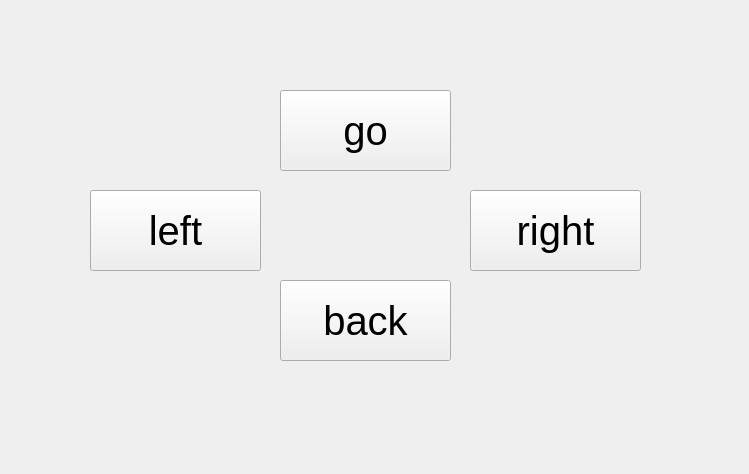
<?xml version="1.0" encoding="UTF-8"?>
<ui version="4.0">
 <class>MainWindowDesign</class>
 <widget class="QMainWindow" name="MainWindowDesign">
  <property name="geometry">
   <rect>
    <x>0</x>
    <y>0</y>
    <width>749</width>
    <height>474</height>
   </rect>
  </property>
  <property name="windowTitle">
   <string>QRosApp</string>
  </property>
  <property name="windowIcon">
   <iconset resource="../resources/images.qrc">
    <normaloff>:/images/icon.png</normaloff>:/images/icon.png</iconset>
  </property>
  <property name="locale">
   <locale language="English" country="Australia"/>
  </property>
  <widget class="QWidget" name="centralwidget">
   <widget class="QPushButton" name="go">
    <property name="geometry">
     <rect>
      <x>280</x>
      <y>90</y>
      <width>171</width>
      <height>81</height>
     </rect>
    </property>
    <property name="font">
     <font>
      <pointsize>30</pointsize>
     </font>
    </property>
    <property name="text">
     <string>go</string>
    </property>
   </widget>
   <widget class="QPushButton" name="right">
    <property name="geometry">
     <rect>
      <x>470</x>
      <y>190</y>
      <width>171</width>
      <height>81</height>
     </rect>
    </property>
    <property name="font">
     <font>
      <pointsize>30</pointsize>
     </font>
    </property>
    <property name="text">
     <string>right</string>
    </property>
   </widget>
   <widget class="QPushButton" name="back">
    <property name="geometry">
     <rect>
      <x>280</x>
      <y>280</y>
      <width>171</width>
      <height>81</height>
     </rect>
    </property>
    <property name="font">
     <font>
      <pointsize>30</pointsize>
     </font>
    </property>
    <property name="text">
     <string>back</string>
    </property>
   </widget>
   <widget class="QPushButton" name="left">
    <property name="geometry">
     <rect>
      <x>90</x>
      <y>190</y>
      <width>171</width>
      <height>81</height>
     </rect>
    </property>
    <property name="font">
     <font>
      <pointsize>30</pointsize>
     </font>
    </property>
    <property name="text">
     <string>left</string>
    </property>
   </widget>
  </widget>
  <action name="action_Quit">
   <property name="text">
    <string>&amp;Quit</string>
   </property>
   <property name="shortcut">
    <string>Ctrl+Q</string>
   </property>
   <property name="shortcutContext">
    <enum>Qt::ApplicationShortcut</enum>
   </property>
  </action>
  <action name="action_Preferences">
   <property name="text">
    <string>&amp;Preferences</string>
   </property>
  </action>
  <action name="actionAbout">
   <property name="text">
    <string>&amp;About</string>
   </property>
  </action>
  <action name="actionAbout_Qt">
   <property name="text">
    <string>About &amp;Qt</string>
   </property>
  </action>
 </widget>
 <resources>
  <include location="../resources/images.qrc"/>
 </resources>
 <connections>
  <connection>
   <sender>action_Quit</sender>
   <signal>triggered()</signal>
   <receiver>MainWindowDesign</receiver>
   <slot>close()</slot>
   <hints>
    <hint type="sourcelabel">
     <x>-1</x>
     <y>-1</y>
    </hint>
    <hint type="destinationlabel">
     <x>399</x>
     <y>299</y>
    </hint>
   </hints>
  </connection>
 </connections>
</ui>
